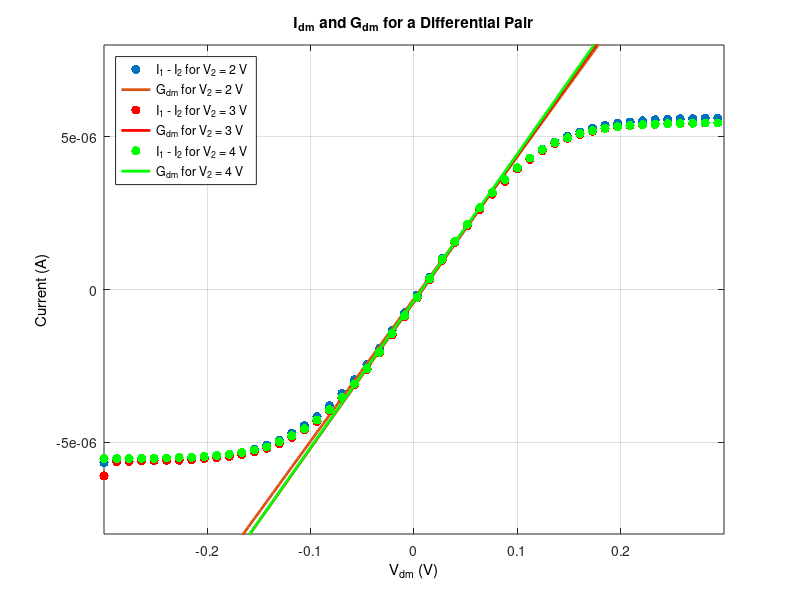

Here is the MATLAB script that generated this plot:
%I1 -I2 with theoretical fits
interval = 2;
load('newdata.mat')

Vdm1 = linspace(-0.3,0.3,100);
Idm1 = I1i - I2i;
Icm1 = I1i + I2i;
I1_1 = I1i;      
I2_1 = I2i;      

Vdm2 = linspace(-0.3,0.3,100);
Idm2 = I1iii - I2ii;
Icm2 = I1iii + I2ii;
I1_2 = I1iii;      
I2_2 = I2iii;      

Vdm3 = linspace(-0.3,0.3,100);
Idm3 = I1iii - I2iii;
Icm3 = I1iii + I2iii;
I1_3 = I1iii;      
I2_3 = I2iii;

%39 59

coeffs1 = polyfit(Vdm1(39:59), Idm1(39:59),1);
slope1 = coeffs1(1);
intercept1 = coeffs1(2);
Idm1Fit = slope1*Vdm1 + intercept1;

coeffs2 = polyfit(Vdm2(39:59), Idm2(39:59),1);
slope2 = coeffs2(1);
intercept2 = coeffs2(2);
Idm2Fit = slope2*Vdm2 + intercept2;

coeffs3 = polyfit(Vdm3(39:59), Idm3(39:59),1);
slope3 = coeffs3(1);
intercept3 = coeffs3(2);
Idm3Fit = slope3*Vdm3 + intercept3;

% 
plot(Vdm1(1:interval:end),Idm1(1:interval:end),'.','MarkerSize',20); hold on;
plot(Vdm1,Idm1Fit,'-','LineWidth',2);
plot(Vdm2(1:interval:end),Idm2(1:interval:end),'r.','MarkerSize',20);
plot(Vdm2,Idm2Fit,'r-','LineWidth',2);
plot(Vdm3(1:interval:end),Idm3(1:interval:end),'g.','MarkerSize',20);
plot(Vdm3,Idm3Fit,'g-','LineWidth',2);

xlim([-0.3 0.3]);
ylim([-0.8e-5 0.8e-5]); 
grid on;
set(get(gca,'Title'),'String','I_{dm} and G_{dm} for a Differential Pair');
legend('I_1 - I_2 for V_2 = 2 V',...
    'G_{dm} for V_2 = 2 V',...
'I_1 - I_2 for V_2 = 3 V',...slo
'G_{dm} for V_2 = 3 V',...
'I_1 - I_2 for V_2 = 4 V',...
'G_{dm} for V_2 = 4 V','Location','NorthWest');

all_ax = findobj(gcf,'Type','axes');
    
for i=1:length(all_ax) %in order to support subplots
    ax = all_ax(i);
    ylbl = get(ax,'ylabel');
    xlbl = get(ax,'xlabel');
    title = get(ax,'Title');
    leg = findobj(gcf,'Type','axes','Tag','legend');
    
    if ~strcmp(get(ax,'Tag'),'legend')
        set(ylbl,'String','Current (A)');
        set(xlbl,'String','V_{dm} (V)');
    end
    
end